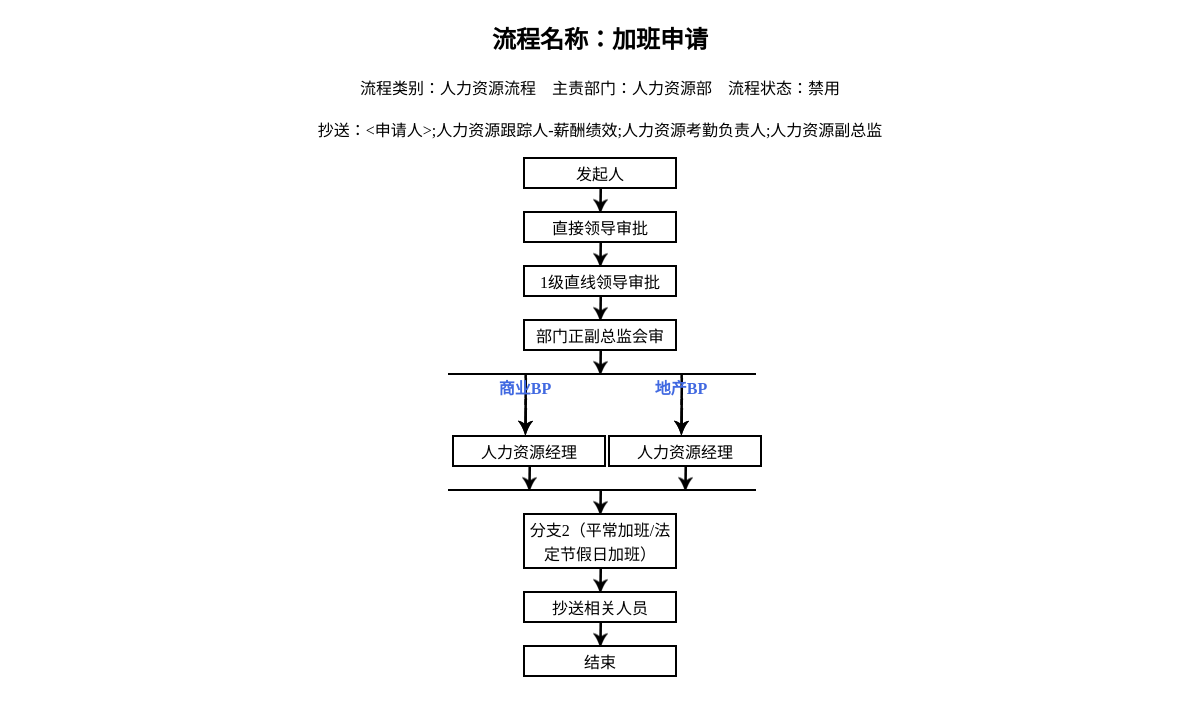
The page /detail.php?id=5 on the database its author committed.
### tables this page shows
CREATE TABLE `oa_lcb` (
  `ID` int(11) NOT NULL AUTO_INCREMENT,
  `公司` varchar(255) DEFAULT NULL,
  `流程类别` varchar(255) DEFAULT NULL,
  `流程名称` varchar(255) DEFAULT NULL,
  `流程状态` varchar(255) DEFAULT NULL,
  `主责部门` varchar(255) DEFAULT NULL,
  `重复参与人策略` varchar(255) DEFAULT NULL,
  `分支` varchar(255) DEFAULT NULL,
  `抄送` varchar(255) DEFAULT NULL,
  `发起人` varchar(255) DEFAULT NULL,
  `节点1` varchar(255) DEFAULT NULL,
  `节点2` varchar(255) DEFAULT NULL,
  `节点3` varchar(255) DEFAULT NULL,
  `节点4` varchar(255) DEFAULT NULL,
  `节点5` varchar(255) DEFAULT NULL,
  `节点6` varchar(255) DEFAULT NULL,
  `节点7` varchar(255) DEFAULT NULL,
  `节点8` varchar(255) DEFAULT NULL,
  `节点9` varchar(255) DEFAULT NULL,
  `节点10` varchar(255) DEFAULT NULL,
  `节点11` varchar(255) DEFAULT NULL,
  `节点12` varchar(255) DEFAULT NULL,
  `节点13` varchar(255) DEFAULT NULL,
  `节点14` varchar(255) DEFAULT NULL,
  `节点15` varchar(255) DEFAULT NULL,
  PRIMARY KEY (`ID`)
);

CREATE TABLE `oa_gxb1` (
  `ID` varchar(255) NOT NULL,
  `关联流程ID` varchar(255) DEFAULT NULL,
  `分支名称` varchar(255) DEFAULT NULL,
  `节点1` varchar(255) DEFAULT NULL,
  `节点2` varchar(255) DEFAULT NULL,
  `节点3` varchar(255) DEFAULT NULL,
  `节点4` varchar(255) DEFAULT NULL,
  `节点5` varchar(255) DEFAULT NULL,
  `节点6` varchar(255) DEFAULT NULL,
  `节点7` varchar(255) DEFAULT NULL,
  `节点8` varchar(255) DEFAULT NULL,
  PRIMARY KEY (`ID`)
);

### detail.php (the view, shortened to what this page needs)
<!DOCTYPE html PUBLIC "-//W3C//DTD HTML 4.01//EN"
"http://www.w3.org/TR/html4/strict.dtd">
<html xmlns="http://www.w3.org/1999/xhtml" lang="cn">
	<head>
		<link rel="stylesheet" href="css/cs1.css" />
	</head>
	<body>
		<?php
					if (!empty($_GET['id'])){
					$d=$_GET['id'];
					$sql="select * from `oa_lcb` where `id`='$d'";
					$result=mysql_query($sql);
					while($sj=mysql_fetch_assoc($result)){
						echo '<h2>流程名称：'.$sj["流程名称"].'</h2>';
						echo '<p> 流程类别：'.$sj["流程类别"].'&nbsp;&nbsp;&nbsp;&nbsp;'.'主责部门：'.$sj["主责部门"].'&nbsp;&nbsp;&nbsp;&nbsp;'.'流程状态：'.$sj["流程状态"].'<br><br>'.'抄送：'.$sj["抄送"].'</p>';
							foreach($sj as $key=>$value){
								if($value==null||$value==$sj['流程类别']||$value==$sj['流程状态']||$value==$sj['重复参与人策略']||$value==$sj['分支']||$value==$sj['抄送']||$value==$sj['流程名称']||$value==$sj['公司'] || $value==$sj['主责部门'] || $value==$sj['ID']){
									continue;
								}
						else{
								if($value=="分支1"){
										$fz_sql="select * from `oa_gxb1` WHERE find_in_set($d,`关联流程ID`)";
										$fz_result=mysql_query($fz_sql);
										$cont1=mysql_num_rows($fz_result);
										$hrcsum=$cont1*156;
										$hrflsum=$cont1*2;
										$boxsum=$cont1*156;
										$hrhrsum='style="margin-left:'.$hrflsum.'px;"';
										$hrwidth='style="width:'.$hrcsum.'px;"';
										$hrboxwidth='style="width:'.$boxsum.'px;"';
										echo '<div class="container"'.$hrwidth.'>';
										echo'	<hr '.$hrhrsum.' />';
										echo '</div>';
											echo '<div class="container"'.$hrboxwidth.'>';
													while($fz_sj=mysql_fetch_assoc($fz_result)){
													echo'<div class="hrbox">';
														echo '<div class="hrfzlfet">';
															echo $fz_sj['分支名称'];
														echo '</div>';
															foreach($fz_sj as $fz_key=>$fz_value){
															if($fz_value==null||$fz_value==$fz_sj['ID']||$fz_value==$fz_sj['关联流程ID']||$fz_value==$fz_sj['分支名称']){
																continue;
															}
															else{
																echo'	<div class=" hrboxleft">';
																echo'		<div class="contbox">';
																echo $fz_value;
																echo'		</div>';
																echo'		<div class="contline"></div>';
																echo'	</div>';
															}
															}
														echo'</div>';
													}
													echo'</div>';
													echo '<div class="container"'.$hrwidth.'>';
													echo'	<hr '.$hrhrsum.' />';
													echo'		<div class="contline"></div>';
													echo '<div>';
										}
										else{
										echo'		<div class="contbox">';
										echo $value;
										echo'		</div>';
										echo'		<div class="contline">';
										echo'		</div>';
											}
										}
										}
										}
										echo'		<div class="contbox">';
										echo '结束';
										echo'		</div>';
										}
					else{
						echo'<h1>没有数据，请检查</h1>';
					}
		?>
	</body>
</html>

### css/cs1.css (style rules this page uses)
body { margin: 0; padding: 0; text-align: center; }
.container { margin: 0 auto; }
.contbox { margin: 0 auto; padding-top: 2px; padding-bottom: 2px; width: 150px; border: solid 2px; }
.contline { background: url(../img/jt.png) no-repeat center; height: 22px; }
hr { margin: 0 auto; border: 1px solid; }
.hrfzlfet { background: url(../img/fzjt.png) no-repeat center; height: 60px; color:royalblue; font-weight: bold; }
.hrboxleft { float: left; margin-left: 2px; }
.hrbox { margin-left: 6px; float: left; width: 150px; }

### rows shown on the page
oa_lcb: 流程名称 "加班申请", 流程类别 "人力资源流程", 主责部门 "人力资源部", 流程状态 "禁用", 抄送 "<申请人>;人力资源跟踪人-薪酬绩效;人力资源考勤负责人;人力资源副总监", 发起人 "发起人", 节点1 "直接领导审批", 节点2 "1级直线领导审批", 节点3 "部门正副总监会审", 节点4 "分支1" (drawn), 节点5 "分支2（平常加班/法定节假日加班）", 节点6 "抄送相关人员"
oa_gxb1: 分支名称 "商业BP", 节点1 "人力资源经理"
oa_gxb1: 分支名称 "地产BP", 节点1 "人力资源经理"
